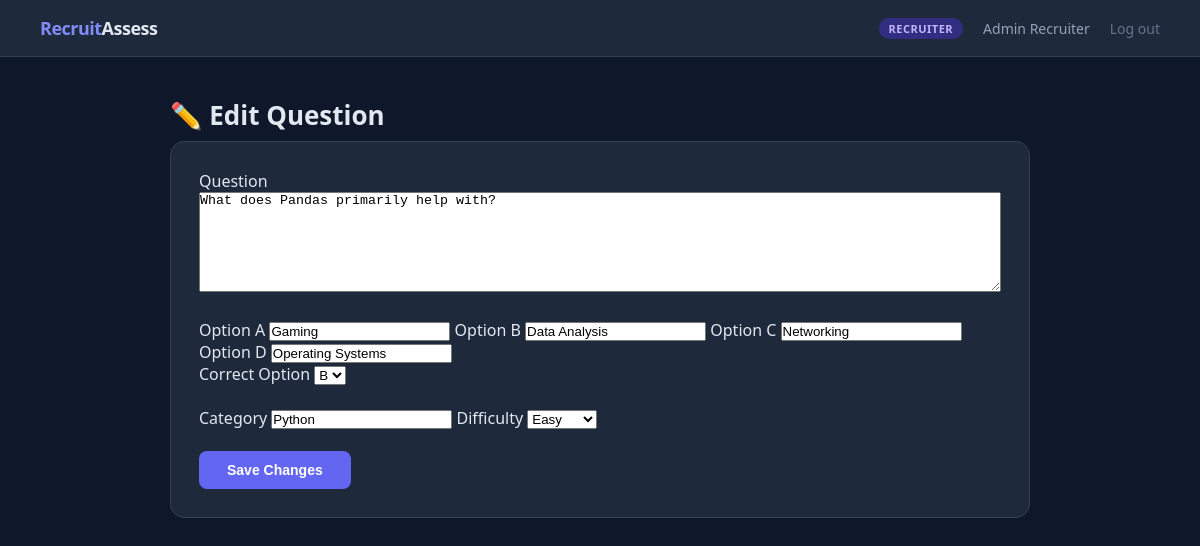
/recruiter/question-bank/edit/3 (signed in), run on the app's committed database.
### tables this page shows
CREATE TABLE question_bank (
    id             INTEGER PRIMARY KEY AUTOINCREMENT,
    question_text  TEXT NOT NULL,
    option_a       TEXT NOT NULL,
    option_b       TEXT NOT NULL,
    option_c       TEXT NOT NULL,
    option_d       TEXT NOT NULL,
    correct_option TEXT NOT NULL,
    category       TEXT DEFAULT 'General',
    difficulty     TEXT DEFAULT 'Medium'
);

### app.py (the view, shortened to what this page needs)
@app.route('/recruiter/question-bank/edit/<int:question_id>',
           methods=['GET', 'POST'])
def edit_question_bank(question_id):
    guard = login_required('recruiter')
    if guard:
        return guard
    from database import (
        get_question_from_bank,
        update_question_in_bank
    )
    question = get_question_from_bank(question_id)
    return render_template(
        'edit_question_bank.html',
        question=question
    )

### app.py (called while the page is built)
def login_required(role=None):
    if 'user_id' not in session:
        return redirect(url_for('login'))
    if role and session.get('role') != role:
        return redirect(url_for('dashboard'))
    return None

### database.py (called while the page is built)
def get_conn():
    conn = sqlite3.connect(DB)
    conn.row_factory = sqlite3.Row   # lets you access columns by name like dict
    return conn

def get_question_from_bank(question_id):
    conn = get_conn()
    row = conn.execute(
        "SELECT * FROM question_bank WHERE id=?",
        (question_id,)
    ).fetchone()
    conn.close()
    return row

### templates/edit_question_bank.html (shortened to what this page needs)
{% extends "base.html" %}
{% block content %}
<div class="container">
    <h1 class="page-title">
        ✏️ Edit Question
    </h1>
    <form method="POST">
        <div class="card">
            <label>Question</label>
            <textarea
                name="question_text"
                required
                style="width:100%;min-height:100px"
            >{{ question.question_text }}</textarea>
            <br><br>
            <label>Option A</label>
            <input
                type="text"
                name="option_a"
                value="{{ question.option_a }}"
                required
                class="input"
            >
            <label>Option B</label>
            <input
                type="text"
                name="option_b"
                value="{{ question.option_b }}"
                required
                class="input"
            >
            <label>Option C</label>
            <input
                type="text"
                name="option_c"
                value="{{ question.option_c }}"
                required
                class="input"
            >
            <label>Option D</label>
            <input
                type="text"
                name="option_d"
                value="{{ question.option_d }}"
                required
                class="input"
            >
            <br>
            <label>Correct Option</label>
            <select name="correct_option">
                <option value="B"
                    {% if question.correct_option == 'B' %}
                    selected
                    {% endif %}
                >
                    B
                </option>
            </select>
            <br><br>
            <label>Category</label>
            <input
                type="text"
                name="category"
                value="{{ question.category }}"
                required
                class="input"
            >
            <label>Difficulty</label>
            <select name="difficulty">
                <option value="Easy"
                    {% if question.difficulty == 'Easy' %}
                    selected
                    {% endif %}
                >
                    Easy
                </option>
            </select>
            <br><br>
            <button type="submit" class="btn btn-primary">
                Save Changes
            </button>
        </div>
    </form>
</div>
{% endblock %}

### templates/base.html (style rules this page uses)
* { margin:0; padding:0; box-sizing:border-box; }
body { font-family:'Segoe UI',sans-serif; background:#0f172a; color:#e2e8f0; min-height:100vh; }
.container { max-width:900px; margin:0 auto; padding:40px 20px; }
.page-title { font-size:26px; font-weight:700; margin-bottom:8px; }
.card { background:#1e293b; border:1px solid #334155; border-radius:14px; padding:28px; margin-bottom:20px; }
.btn { display:inline-block; padding:11px 28px; border-radius:8px; font-size:14px; font-weight:600; cursor:pointer; text-decoration:none; border:none; transition:all .2s; }
.btn-primary { background:#6366f1; color:#fff; }

### data on the page
question_bank: question_text "What does Pandas primarily help with?", option_a "Gaming", option_b "Data Analysis", option_c "Networking", option_d "Operating Systems", correct_option "B", category "Python", difficulty "Easy"

### other printed values
{{ session.role }} "RECRUITER"
{{ session.name }} "Admin Recruiter"
